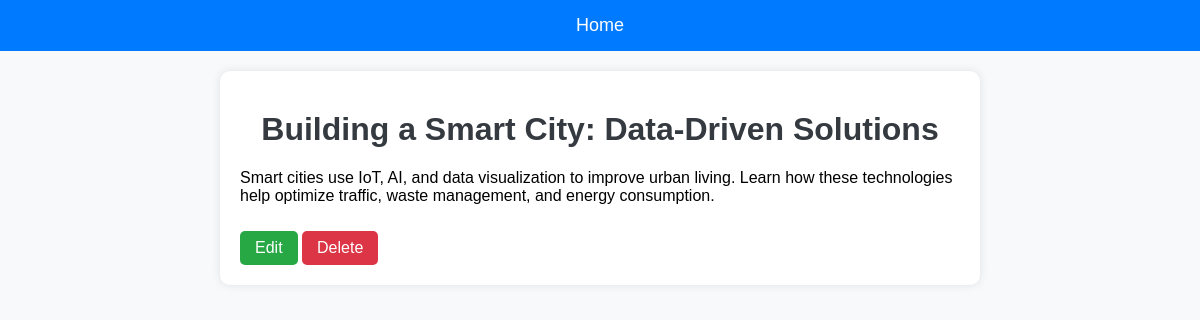
The app's page /post/4/ with its own data.
### blog/models.py (models this page shows, shortened)
class Post(models.Model):
    title = models.CharField(max_length=200)
    content = models.TextField()
    created_at = models.DateTimeField(auto_now_add=True)

### blog/views.py (the view)
# urls.py: path('post/<int:post_id>/', views.post_detail, name='post_detail'),
def post_detail(request, post_id):
    post = get_object_or_404(Post, id=post_id)
    return render(request, 'blog/post_detail.html', {'post': post})

### blog/templates/blog/post_detail.html (shortened to what this page needs)
{% load static %}
<!DOCTYPE html>
<html>
<head>
    <link rel="stylesheet" type="text/css" href="{% static 'blog/style.css' %}">
</head>
<body>
<div class="navbar">
    <a href="{% url 'home' %}">Home</a>
</div>
<div class="container">
    <h1>{{ post.title }}</h1>
    <p>{{ post.content }}</p>
    <a class="button" href="{% url 'update_post' post.id %}">Edit</a>
    <a class="button button-danger" href="{% url 'delete_post' post.id %}">Delete</a>
</div>
</body>
</html>

### blog/static/blog/style.css (style rules this page uses)
body { font-family: Arial, sans-serif; background-color: #f8f9fa; margin: 0; padding: 0; }
h1 { text-align: center; color: #343a40; margin-top: 20px; }
.navbar { background-color: #007bff; padding: 15px; text-align: center; }
.navbar a { color: white; text-decoration: none; font-size: 18px; margin: 0 15px; }
.container { width: 60%; margin: 20px auto; background-color: white; padding: 20px; box-shadow: 0px 0px 10px rgba(0, 0, 0, 0.1); border-radius: 10px; }
.button { display: inline-block; padding: 8px 15px; background-color: #28a745; color: white; text-decoration: none; border-radius: 5px; margin-top: 10px; }
.button-danger { background-color: #dc3545; }

### records on screen
Post: title "Building a Smart City: Data-Driven Solutions", content "Smart cities use IoT, AI, and data visualization to improve urban living. Learn how these technologies help optimize traffic, waste management, and energy consumption."
